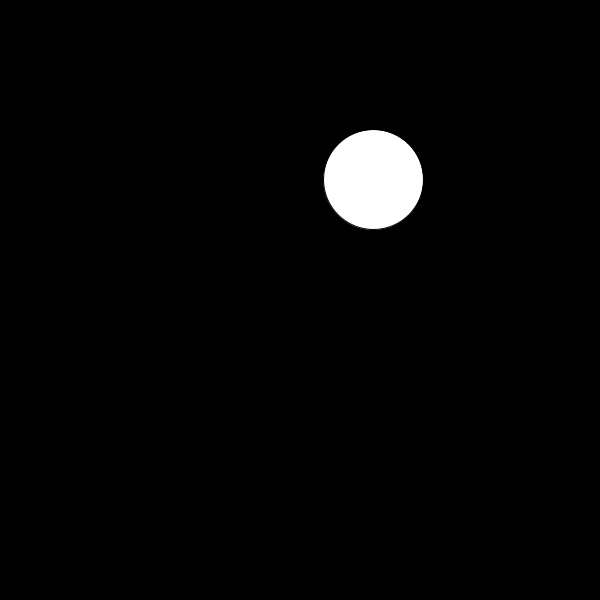
Frame 1 (no input)
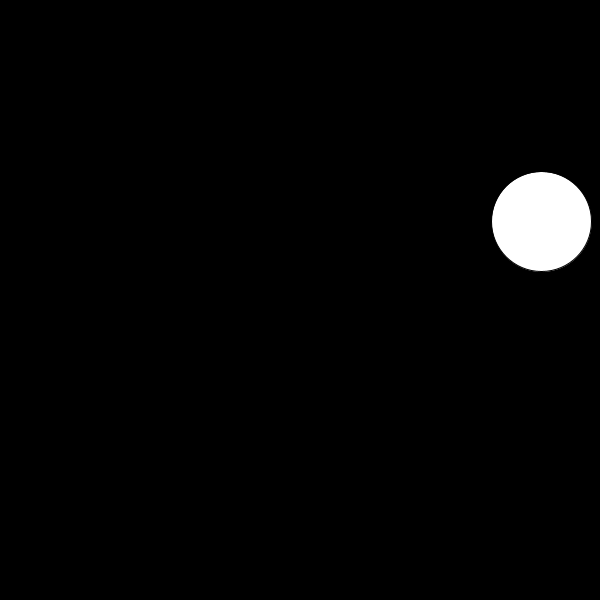
Frame 60 (the mouse pressed at the canvas centre just before this capture)
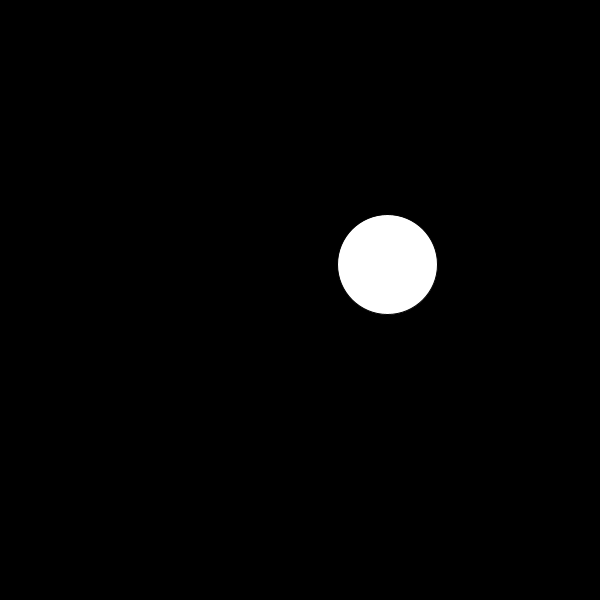
Frame 120 (the mouse held since frame 60 and released just before this capture)

The Processing sketch that drew these frames (run headless with seeded random() and noise(); from frame 60 on, the mouse is pressed at the canvas centre):

// Processing sketch: BallExample
// ── BallExample.pde
float x;
float y;
float dx;
float dy;
int radius;

void setup() {
  size(600, 600);
  radius = 50;
  // random start location
  x = random(radius, 600 - radius);
  y = random(radius, 600 - radius);
  // random vector
  dx = random(0, 3);
  dy = random(0, 3);
}

void draw() {
  // Clear background
  background(0);
  // Check for collision
  // if(x - radius < 0) {
  //   dx = -1 * dx;
  // } else if(x + radius > 600) {
  //   dx = -1 * dx;
  // }
  // if(y - radius < 0) {
  //   dy = -1 * dy;
  // } else if(y + radius > 600) {
  //   dy = -1 * dy;
  // }
  // Simplified!
  if(x - radius < 0 || x + radius > 600) {
    dx *= -1;
  }
  if(y - radius < 0 || y + radius > 600) {
    dy *= -1;
  }
  // Draw ball
  int diameter = 2 * radius;
  ellipse(x, y, diameter, diameter);
  // Update x and y
  x += dx;
  y += dy;
}
